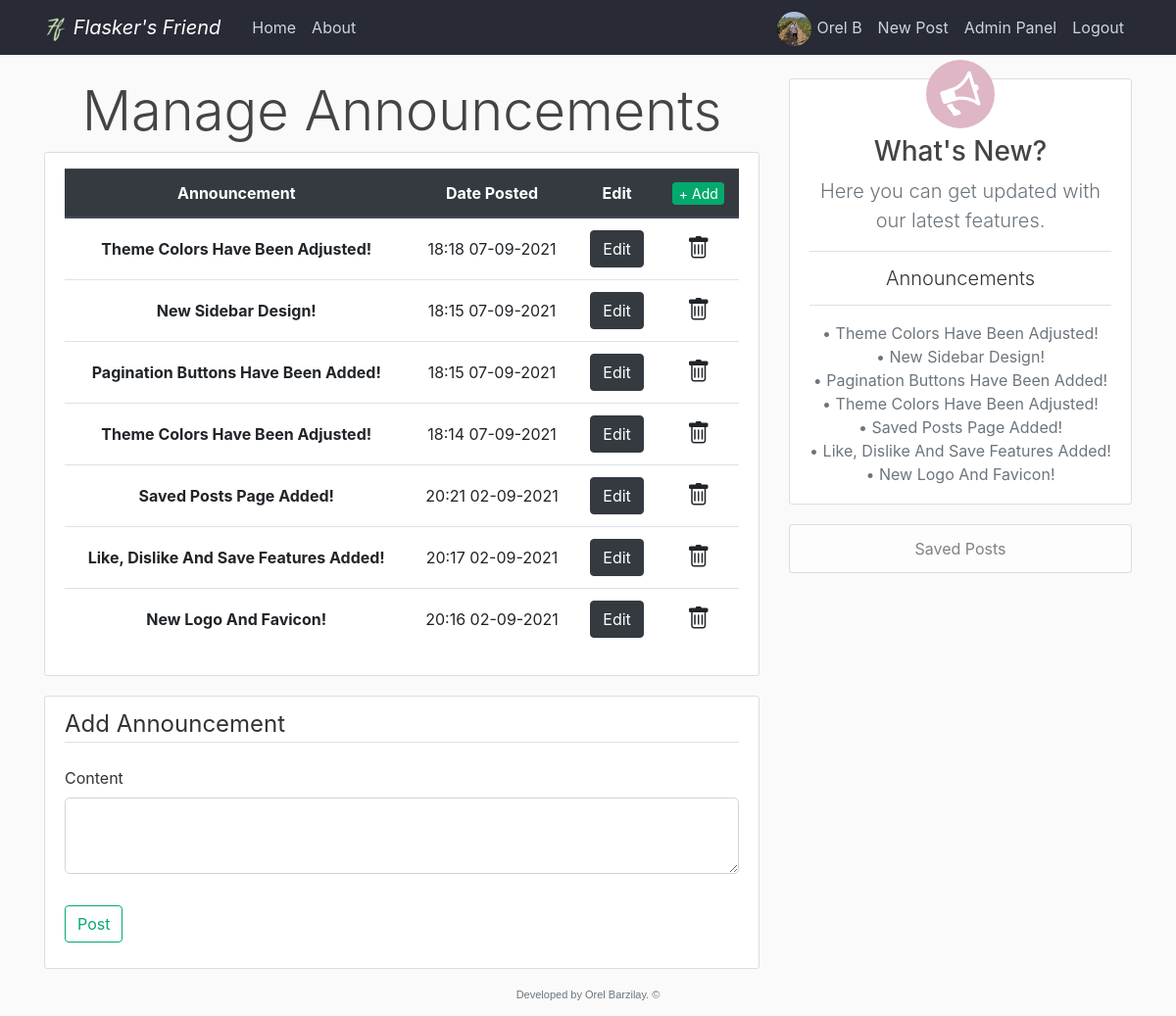
The page /announcements/add (signed in) on the database its author committed.
### flaskblog/models.py (models this page shows, shortened)
class User(db.Model, UserMixin):
    id = db.Column(db.Integer, primary_key=True)
    username = db.Column(db.String(20), unique=True, nullable=False)
    email = db.Column(db.String(120), unique=True, nullable=False)
    image_file = db.Column(db.String(20), nullable=False, default='default.jpg')
    password = db.Column(db.String(60), nullable=False)
    admin = db.Column(db.Integer, nullable=False, default=0)  # Self Added
    posts = db.relationship('Post', backref='author', lazy=True)  # Here we refer the post class
    liked = db.relationship('PostLike', foreign_keys='PostLike.user_id', backref='user', lazy='dynamic')
    disliked = db.relationship('PostDislike', foreign_keys='PostDislike.user_id', backref='user', lazy='dynamic')
    saved = db.relationship('PostSave', foreign_keys='PostSave.user_id', backref='user', lazy='dynamic')

class Announcements(db.Model):
    id = db.Column(db.Integer, primary_key=True)
    content = db.Column(db.Text, nullable=False)
    date_posted = db.Column(db.DateTime, nullable=False, default=datetime.now, onupdate=datetime.now)

### flaskblog/admin/routes.py (the view)
@admin.route("/announcements/add", methods=['GET', 'POST'])
@admin_auth
def add_ann():
    anns = Announcements.query.order_by(Announcements.date_posted.desc())
    form = AddAnnouncementForm()
    if form.validate_on_submit():
        announcement = Announcements(content=form.content.data)
        db.session.add(announcement)
        db.session.commit()
        flash('Your announcement has been created!', 'success')
        return redirect(url_for('admin.announcements'))
    return render_template('admin/add_ann.html', title='Manage Announcements',
                           anns=anns, form=form, legend='Add Announcement')

### flaskblog/admin/forms.py
class AddAnnouncementForm(FlaskForm):
    content = TextAreaField('Content', validators=[DataRequired(), Length(min=1, max=150)])
    submit = SubmitField('Post')

### flaskblog/admin/utils.py (called while the page is built)
def admin_auth(func):
    @wraps(func)
    @login_required
    def wrapper(*args, **kwargs):
        if current_user.admin:
            return func(*args, **kwargs)
        return abort(403)
    return wrapper

### flaskblog/models.py (called while the page is built)
@login_manager.user_loader
def load_user(user_id):
    return User.query.get(int(user_id))

### flaskblog/templates/admin/add_ann.html (shortened to what this page needs)
{% extends "admin/announcements.html" %}
{% block secondary_content %}
<div class="content-section">
  <form method="POST" action="">
    <fieldset class="form-group">
      <legend class="border-bottom mb-4">{{ legend }}</legend>
      <div class="form-group">
        {{ form.content.label(class="form-control-label") }}
        {% if form.content.errors %}
          {{ form.content(class="form-control form-control-lg is-invalid") }}
          <div class="invalid-feedback">
            {% for errors in form.content.errors %}
              <span>{{ error }}</span>
            {% endfor %}
          </div>
        {% else %}
          {{ form.content(class="form-control form-control-lg") }}
        {% endif %}
      </div>
    </fieldset>
    <div class="form-group">
      {{ form.submit(class="btn btn-outline-emerald") }}
    </div>
  </form>
</div>
{% endblock secondary_content %}

### flaskblog/templates/admin/announcements.html
{% extends "layout.html" %}
{% block content %}
  <h1 class="display-4 text-center">Manage Announcements</h1>
  <div class="panel panel-default content-section">
    <div class="table-responsive">
      <table class="table table-hover user-manager-table-mt">
        <thead class="thead-dark">
          <tr>
            <th scope="col" class="text-center">Announcement</th>
            <th scope="col" class="text-center">Date&nbsp;Posted</th>
            <th scope="col" class="text-center">Edit</th>
            <th scope="col" class="text-center">
              <a type="button" class="btn btn-emerald btn-xs-ann" href="{{ url_for('admin.add_ann') }}">+ Add</a>
            </th>
          </tr>
        </thead>
        <tbody>
          {% for ann in anns %}
          <tr>
            <th scope="row" class="text-center align-middle">{{ ann.content }}</th>
            <td class="text-center align-middle">{{ ann.date_posted.strftime('%H:%M %d-%m-%Y') }}</td>
            <td class="text-center align-middle">
              <a type="button" class="btn btn-dark align-middle" href="{{ url_for('admin.edit_ann', ann_id=ann.id) }}">Edit</a>
            </td>
            <td class="text-center align-middle">
              <a class="bi bi-trash announcement-delete" href="{{ url_for('admin.delete_ann', ann_id=ann.id) }}"></a>
            </td>
          </tr>
          {% endfor %}
        </tbody>
      </table>
    </div>
  </div>
{% endblock content %}
{% block sidebar %}
  <div class="col-md-4">
    <div class="content-section">
        <span class="sidebar-circle">
            <img class="sidebar-megaphone" src="{{ url_for('static', filename='megaphone-white.svg') }}">
        </span>
      <h3 class="text-center">What's New?</h3>
      <p class="text-muted text-center lead">Here you can get updated with our latest features.</p>
        <ul class="list-group list-group-flush">
          <li class="list-group-item text-center lead mb-2">Announcements</li>
            <p class="text-center mt-2 text-muted sidebar-p-mb">
              {% for ann in anns %}
                  &#8226; {{ann.content}}<br>
              {% endfor %}
            </p>
        </ul>
    </div>
      <ul class="list-group mb-3">
        <a type="button" class="btn list-group-item list-group-item-light text-center sidebar-button" href="{{ url_for('users.saved_posts', username=current_user.username) }}">Saved Posts</a>
      </ul>
  </div>
{% endblock sidebar %}

### flaskblog/templates/layout.html (shortened to what this page needs)
<!DOCTYPE html>
<html lang="en">
<head>
    <link rel="stylesheet" href="https://stackpath.bootstrapcdn.com/bootstrap/4.3.1/css/bootstrap.min.css">
    <link rel="stylesheet" type="text/css" href="{{ url_for('static', filename='main.css') }}">
    <link rel="stylesheet" href="https://cdn.jsdelivr.net/npm/bootstrap-icons@1.5.0/font/bootstrap-icons.css">
</head>
<body>
  <div class="content">
    <header class="site-header">
      <nav class="navbar navbar-expand-md navbar-dark bg-steel fixed-top">
        <div class="container">
          <a class="navbar-brand mr-4 font-italic" href="/">
            <img src="{{ url_for('static', filename='logo_24x24.png') }}" style="height: 24px;">
            Flasker's Friend
          </a>
          <div class="collapse navbar-collapse" id="navbarToggle">
            <div class="navbar-nav mr-auto">
              <a class="nav-item nav-link" href="{{ url_for('main.home') }}">Home</a>
              <a class="nav-item nav-link" href="{{ url_for('main.about') }}">About</a>
            </div>
            <div class="navbar-nav">
              {% if current_user.is_authenticated and current_user.admin == 1 %}
                <a class="nav-item nav-link" style="padding-bottom: 0; padding-top: 4px;" href="{{ url_for('users.account') }}">
                  <img class="rounded-circle navbar-account-img my-auto" src="{{ url_for('static', filename='profile_pics/' + current_user.image_file) }}">
                  {{ current_user.username }}
                </a>
                <a class="nav-item nav-link" href="{{ url_for('posts.new_post') }}">New Post</a>
                <a class="nav-item nav-link" href="{{ url_for('admin.admin_panel') }}">Admin Panel</a>
                <a class="nav-item nav-link" href="{{ url_for('users.logout') }}">Logout</a>
              {% else %}
                <a class="nav-item nav-link" href="{{ url_for('users.login') }}">Login</a>
                <a class="nav-item nav-link" href="{{ url_for('users.register') }}">Register</a>
              {% endif %}
            </div>
          </div>
        </div>
      </nav>
    </header>
    {% block main_container %}
    <main role="main" class="container">
      <div class="row main-container">
        {% endblock main_container %}
        {% block sidebox %}
        <div class="col-md-8">
        {% endblock sidebox %}
          {% block content %}{% endblock content %}
          {% block secondary_content %}{% endblock secondary_content %}
        </div>
        {% block sidebar %}{% endblock sidebar %}
    </main>
  </div>
    <footer class="footer">
      <p class="site-footer text-muted text-center">Developed by Orel Barzilay. &copy;</p>
    </footer>
</body>
</html>

### flaskblog/static/main.css (style rules this page uses)
html, body { height: 95.8%; }
.content { flex: 1 0 auto; }
body { background: #fafafa; color: #333333; margin-top: 5rem; display: flex; flex-direction: column; }
h1, h2, h3, h4, h5, h6 { color: #444444; }
.bg-steel { background-color: #282a35; }
.site-header .navbar-nav .nav-link { color: #cbd5db; }
.content-section { background: #ffffff; padding: 10px 20px; border: 1px solid #dddddd; border-radius: 3px; margin-bottom: 20px; }
.navbar-account-img { object-fit: cover; margin-right: 1px; height: 35px; width: 35px; }
.user-manager-table-mt { margin-top: 6px; }
.btn-xs-ann { width: 52.81px; padding: 0rem 0rem; font-size: .875rem; line-height: 1.5; border-radius: .2rem; vertical-align: baseline; }
.announcement-delete { color: inherit; font-size: 1.5rem; }
.main-container { justify-content: center; }
.btn-emerald { color: #fff; background-color: #04AA6D; border-color: #04AA6D; }
.btn-outline-emerald { color: #04AA6D; border-color: #04AA6D; }
.sidebar-circle { display: flex; justify-content: center; align-items: center; background: #deb6c5; color: #deb6c5; border-radius: 50%; padding: 10px; height: 70px; width: 70px; top: -30px; position: relative; margin-left: auto; margin-right: auto; margin-bottom: -23px; left: 0; right: 0; }
.sidebar-megaphone { height: 40px; transform: rotate(343deg); }
.sidebar-p-mb { margin-bottom: 8px; }
.footer { flex-shrink: 0; }
.site-footer { font: normal 11px arial,Calibri,Verdana,Geneva,sans-serif; }

### rows shown on the page
User: image_file (picture), username "Orel B"
Announcements: content "Theme Colors Have Been Adjusted!", date_posted "18:18 07-09-2021"
Announcements: content "New Sidebar Design!", date_posted "18:15 07-09-2021"
Announcements: content "Pagination Buttons Have Been Added!", date_posted "18:15 07-09-2021"
Announcements: content "Theme Colors Have Been Adjusted!", date_posted "18:14 07-09-2021"
Announcements: content "Saved Posts Page Added!", date_posted "20:21 02-09-2021"
Announcements: content "Like, Dislike And Save Features Added!", date_posted "20:17 02-09-2021"
Announcements: content "New Logo And Favicon!", date_posted "20:16 02-09-2021"

### other values the page prints
{{ legend }} "Add Announcement"
